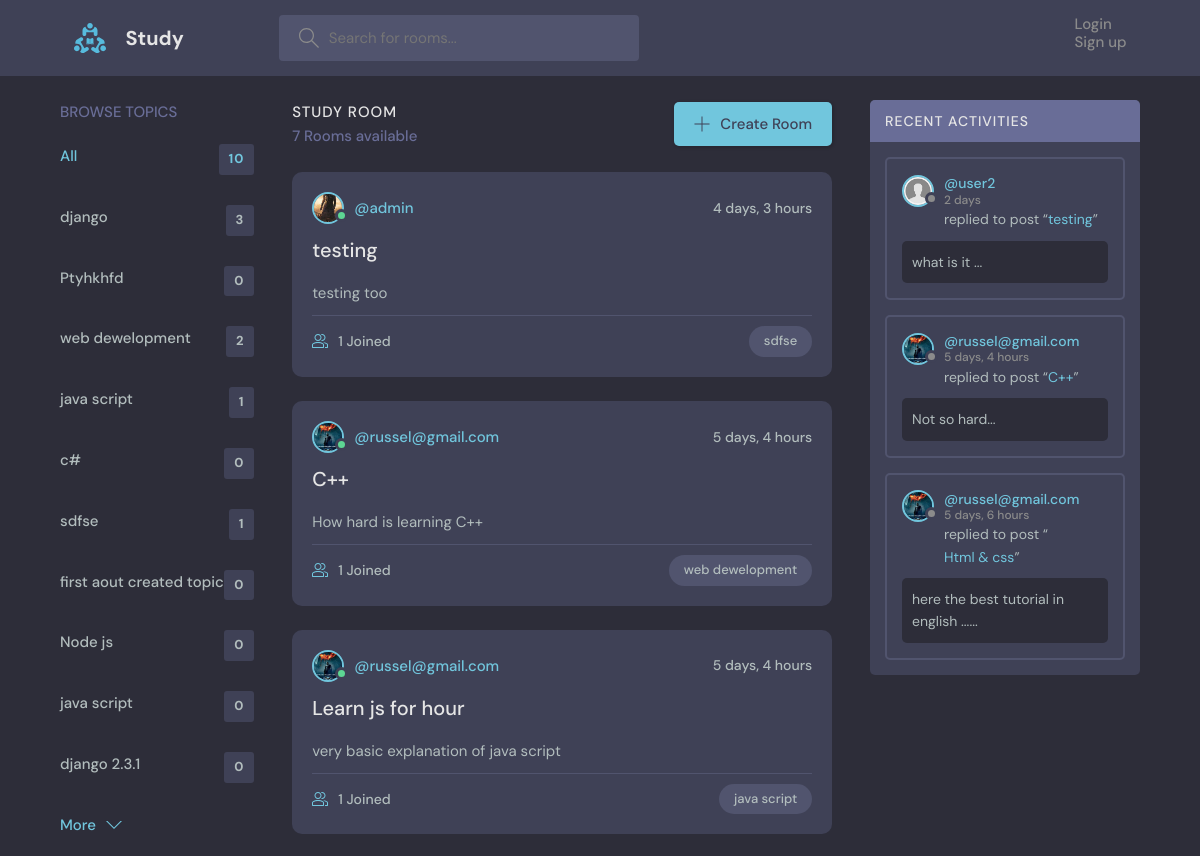
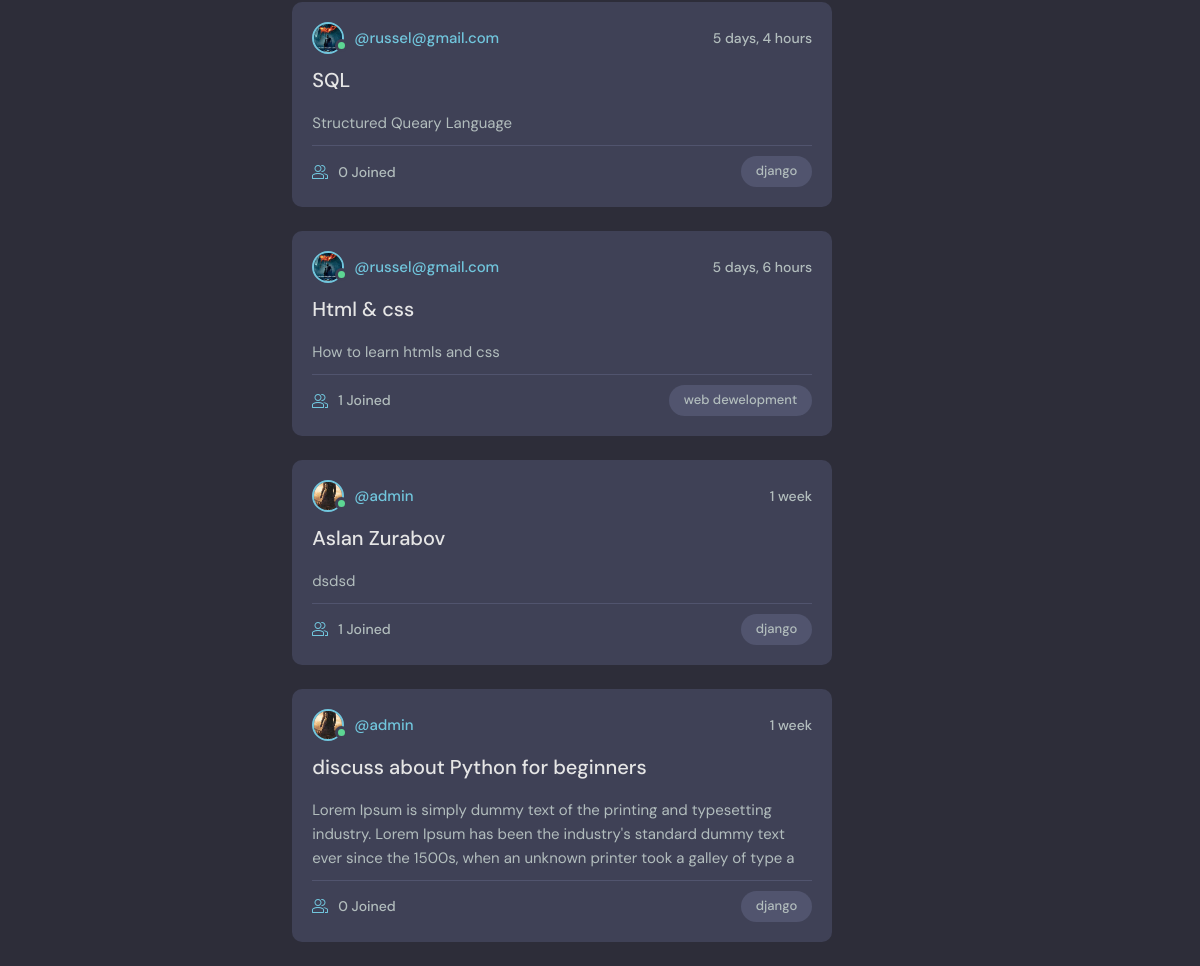
The page / on the database its author committed (2 pictures, top to bottom).
### base/models.py (models this page shows, shortened)
class Topic(models.Model):
    name = models.CharField(max_length=200)
    def __str__(self):
        return self.name

class Room(models.Model):
    host =  models.ForeignKey(User,on_delete=models.SET_NULL, null=True)
    topic = models.ForeignKey(Topic,on_delete=models.SET_NULL, null=True,)
    name = models.CharField(max_length=200)
    description = models.TextField(null=True, blank=True)
    participants = models.ManyToManyField(User, related_name='participants', blank=True)
    updated = models.DateTimeField(auto_now=True)
    created = models.DateTimeField(auto_now_add=True)
    class Meta:
        ordering = ['-updated','-created']
    def get_absolute_url(self):
        return reverse('base:room', kwargs={'pk':self.id})

class Profile(models.Model):
    user = models.OneToOneField(User,on_delete=CASCADE)
    image = models.ImageField(default='default.jpg',upload_to='avatar/')
    bio = TextField(null=True,blank=True)

class Message(models.Model):
    user = models.ForeignKey(User,on_delete=models.CASCADE)
    room = models.ForeignKey(Room,on_delete=models.CASCADE)
    body = models.TextField()
    updated = models.DateTimeField(auto_now=True)
    created = models.DateTimeField(auto_now_add=True)
    def __str__(self):
        return self.body[:50] + '...'
    class Meta:
        ordering = ['-updated','-created']

### base/views.py (the view)
# urls.py: path('',home, name='home'),
def home(request):
    q = request.GET.get('q') if request.GET.get('q') != None else ''
    rooms = Room.objects.filter(Q(topic__name__icontains=q)|
                                Q(name__icontains=q)|
                                Q(description__icontains=q))
    topic = Topic.objects.all()
    room_count = rooms.count()
    room_messages = Message.objects.filter(Q(room__topic__name__icontains=q))[:7]
    context = {'rooms':rooms,
                'topic':topic,
                'room_count':room_count,
                'room_messages':room_messages,
                }
    return render(request,'home.html',context=context)

### base/templates/base/home.html (shortened to what this page needs)
{% extends 'main.html' %}
{% block content%}
    <main class="layout layout--3">
      <div class="container">
        {% include 'topic_component.html' %}
        <div class="roomList">
          <div class="roomList__header">
            <div>
              <h2>Study Room</h2>
              <p>{{room_count}} Rooms available</p>
            </div>
            <a class="btn btn--main" href="{% url 'base:create_room' %}">
              <svg version="1.1" xmlns="http://www.w3.org/2000/svg" width="32" height="32" viewBox="0 0 32 32">
                <title>add</title>
                <path
                  d="M16.943 0.943h-1.885v14.115h-14.115v1.885h14.115v14.115h1.885v-14.115h14.115v-1.885h-14.115v-14.115z"
                ></path>
              </svg>
              Create Room
            </a>
          </div>
          {% include 'feed_component.html' %}
        </div>
          {% include 'activity_component.html' %}
      </div>
    </main>
    {% endblock %}

### base/templates/base/topic_component.html
<div class="topics">
   <div class="topics__header">
     <h2>Browse Topics</h2>
   </div>
   <ul class="topics__list">
     <li>
       <a href="{% url 'base:home' %}" class="active">All <span>{{topic.count}}</span></a>
     </li>
     {% for tpc in topic %}
     <li>
       <a href="{% url 'base:home' %}?q={{tpc.name}}">{{tpc}} <span>{{tpc.room_set.all.count}}</span></a>
     </li>
     {% endfor %}
   </ul>
   <a class="btn btn--link" href="{% url 'base:topics' %}">
     More
     <svg version="1.1" xmlns="http://www.w3.org/2000/svg" width="32" height="32" viewBox="0 0 32 32">
       <title>chevron-down</title>
       <path d="M16 21l-13-13h-3l16 16 16-16h-3l-13 13z"></path>
     </svg>
   </a>
 </div>

### base/templates/base/feed_component.html (shortened to what this page needs)
{% for room in rooms %}
<div class="roomListRoom">
    <div class="roomListRoom__header">
      <a href="{% url 'base:user-profile' room.host.id %}" class="roomListRoom__author">
        <div class="avatar avatar--small active">
          <img src="{{room.host.profile.image.url}}" />
        </div>
        <span>@{{room.host.username}}</span>
      </a>
      <div class="roomListRoom__actions">
        <span>{{room.created|timesince}}</span>
      </div>
    </div>
    <div class="roomListRoom__content">
      <a href="{{room.get_absolute_url}}">{{ room.name }}</a>
      <p>
        {{room.description|slice:':200'}}
      </p>
    </div>
    <div class="roomListRoom__meta">
      <a class="roomListRoom__joined">
        {{room.participants.count}} Joined
      </a>
      <p class="roomListRoom__topic">{{room.topic.name}}</p>
    </div>
  </div>
  {% endfor %}

### base/templates/base/activity_component.html (shortened to what this page needs)
        <div class="activities">
            <div class="activities__header">
              <h2>Recent Activities</h2>
            </div>
            {% for message in room_messages %}
            <div class="activities__box">
              <div class="activities__boxHeader roomListRoom__header">
                <a href="{% url 'base:user-profile' message.user.id %}" class="roomListRoom__author">
                  <div class="avatar avatar--small">
                    <img src="{{message.user.profile.image.url}}" />
                  </div>
                  <p>
                    @{{message.user}}
                    <span>{{message.created|timesince}}</span>
                  </p>
                </a>
              </div>
              <div class="activities__boxContent">
                <p>replied to post “<a href="{% url 'base:room' message.room.id%}">{{message.room.name}}</a>”</p>
                <div class="activities__boxRoomContent">
                  {{message}}
                </div>
              </div>
            </div>
            {% endfor %}
          </div>

### rows shown on the page
Topic: name "django", room_set.all.count "3"
Topic: name "Ptyhkhfd", room_set.all.count "0"
Topic: name "web dewelopment", room_set.all.count "2"
Topic: name "java script", room_set.all.count "1"
Topic: name "c#", room_set.all.count "0"
Topic: name "sdfse", room_set.all.count "1"
Topic: name "first aout created topic", room_set.all.count "0"
Topic: name "Node js", room_set.all.count "0"
Topic: name "java script", room_set.all.count "0"
Topic: name "django 2.3.1", room_set.all.count "0"
Room: host.profile.image (picture), host.username "admin", created "4 days, 3 hours", name "testing", description "testing too", participants.count "1", topic.name "sdfse"
Room: host.profile.image (picture), host.username "russel@gmail.com", created "5 days, 4 hours", name "C++", description "How hard is learning C++", participants.count "1", topic.name "web dewelopment"
Room: host.profile.image (picture), host.username "russel@gmail.com", created "5 days, 4 hours", name "Learn js for hour", description "very basic explanation of java script", participants.count "1", topic.name "java script"
Room: host.profile.image (picture), host.username "russel@gmail.com", created "5 days, 4 hours", name "SQL", description "Structured Queary Language", participants.count "0", topic.name "django"
Room: host.profile.image (picture), host.username "russel@gmail.com", created "5 days, 6 hours", name "Html & css", description "How to learn htmls and css", participants.count "1", topic.name "web dewelopment"
Room: host.profile.image (picture), host.username "admin", created "1 week", name "Aslan Zurabov", description "dsdsd", participants.count "1", topic.name "django"
Room: host.profile.image (picture), host.username "admin", created "1 week", name "discuss about Python for beginners", description "Lorem Ipsum is simply dummy text of the printing and typesetting industry. Lorem Ipsum has been the industry's standard dummy text ever since the 1500s, when an unknown printer took a galley of type a", participants.count "0", topic.name "django"
Message: user.profile.image (placeholder picture), user "user2", created "2 days", room.name "testing", body "what is it ..."
Message: user.profile.image (picture), user "russel@gmail.com", created "5 days, 4 hours", room.name "C++", body "Not so hard..."
Message: user.profile.image (picture), user "russel@gmail.com", created "5 days, 6 hours", room.name "Html & css", body "here the best tutorial in english ......"

### other values the page prints
{{ topic.count }} "10"
{{ room_count }} "7"
